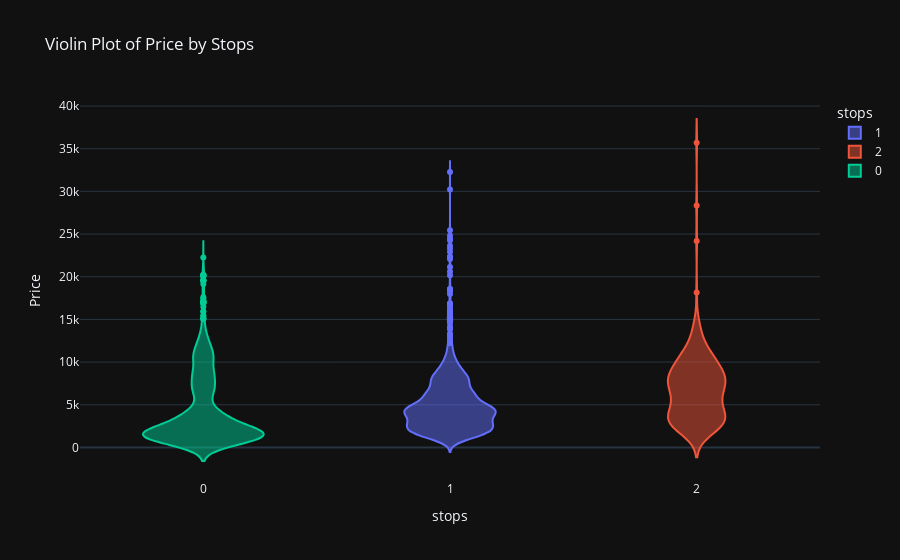

Write notebook code for a chart like this one.
### Code cell
import plotly.express as px

# Assuming your DataFrame is named 'data'
fig = px.violin(data, 
                x='stops', 
                y='Price', 
                color='stops',
                title='Violin Plot of Price by Stops',
                template='plotly_dark')

fig.show()

### Figure 1 — Plotly figure (JSON) as saved in the notebook; plotly's stock layout.template omitted (floating-point values rounded to 4 significant figures; data arrays with more than 128 entries replaced by an {"elided": "..."} marker saying what was removed)
{"data": [{"alignmentgroup": "True", "box": {"visible": false}, "hovertemplate": "stops=%{x}<br>Price=%{y}<extra></extra>", "legendgroup": "1", "marker": {"color": "#636efa"}, "name": "1", "offsetgroup": "1", "orientation": "v", "scalegroup": "True", "showlegend": true, "type": "violin", "x": {"elided": "2274 int values"}, "x0": " ", "xaxis": "x", "y": {"elided": "2274 float values"}, "y0": " ", "yaxis": "y"}, {"alignmentgroup": "True", "box": {"visible": false}, "hovertemplate": "stops=%{x}<br>Price=%{y}<extra></extra>", "legendgroup": "2", "marker": {"color": "#EF553B"}, "name": "2", "offsetgroup": "2", "orientation": "v", "scalegroup": "True", "showlegend": true, "type": "violin", "x": {"elided": "233 int values"}, "x0": " ", "xaxis": "x", "y": {"elided": "233 float values"}, "y0": " ", "yaxis": "y"}, {"alignmentgroup": "True", "box": {"visible": false}, "hovertemplate": "stops=%{x}<br>Price=%{y}<extra></extra>", "legendgroup": "0", "marker": {"color": "#00cc96"}, "name": "0", "offsetgroup": "0", "orientation": "v", "scalegroup": "True", "showlegend": true, "type": "violin", "x": {"elided": "1861 int values"}, "x0": " ", "xaxis": "x", "y": {"elided": "1861 float values"}, "y0": " ", "yaxis": "y"}], "layout": {"legend": {"title": {"text": "stops"}, "tracegroupgap": 0}, "title": {"text": "Violin Plot of Price by Stops"}, "violinmode": "overlay", "xaxis": {"anchor": "y", "categoryarray": [1, 2, 0], "categoryorder": "array", "domain": [0, 1], "title": {"text": "stops"}}, "yaxis": {"anchor": "x", "domain": [0, 1], "title": {"text": "Price"}}}}
